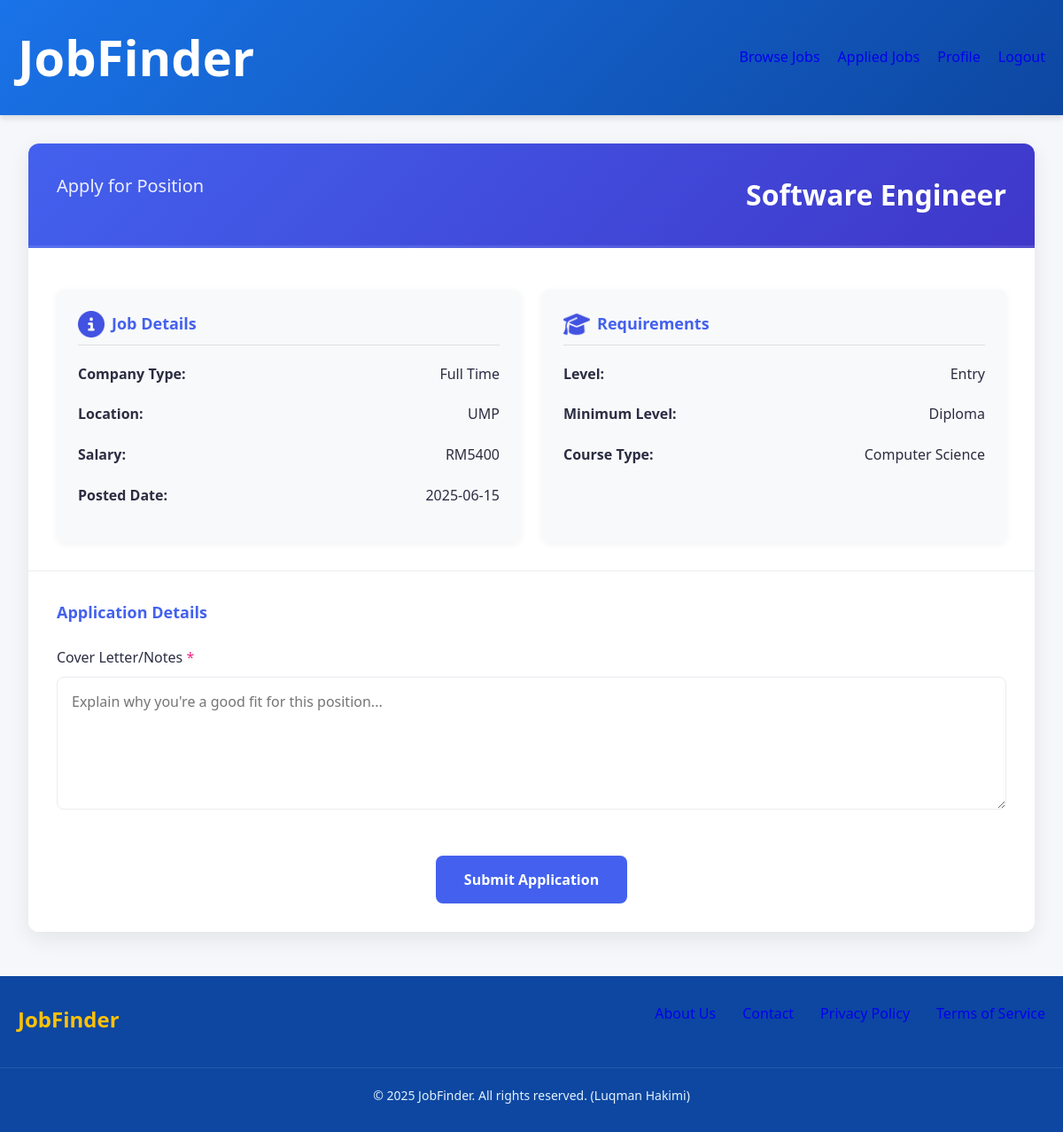
Screenshot of /Apply.php?job_id=1 (signed in) with the database file from the repository.
### tables this page shows
CREATE TABLE job_listing (
    ListingID int(20) NOT NULL PRIMARY KEY,
    Position varchar(100) NOT NULL,
    EmployerID varchar(20) NOT NULL,
    JbLV varchar(20) NOT NULL COMMENT 'Level for Applied Position(Entry, Intermediate etc)',
    MinLV varchar(20) NOT NULL COMMENT 'Minimum level of education(Diploma/GCSE)',
    CourseType varchar(50) NOT NULL COMMENT 'Course/Major Type(Science Com, Adminstration, Accounting, Busniess etc)',
    CType varchar(20) NOT NULL COMMENT 'Contract Type(Part Time, Full Time, Permanent)',
    Salary varchar(20) NOT NULL COMMENT 'Salary Range(Exp: 1499 - 2000)',
    Tags varchar(100) NOT NULL COMMENT 'Tags for SEO(Search Engine Optimization)',
    PostDate date NOT NULL COMMENT 'Date of Job Posted on',
    Location varchar(100) NOT NULL COMMENT 'Location of Job Position',
    Status varchar(20) NOT NULL,
    FOREIGN KEY (EmployerID) REFERENCES `employer`(Email)
);

### Apply.php (the view, shortened to what this page needs)
<?php
    include("control.php");
    $job_id = isset($_GET['job_id']) ? intval($_GET['job_id']) : 0;
    $job = null;
    $query = "SELECT * FROM job_listing WHERE ListingID = ?";
    $stmt = mysqli_prepare($conn, $query);
    mysqli_stmt_bind_param($stmt, "i", $job_id);
    mysqli_stmt_execute($stmt);
    $result = mysqli_stmt_get_result($stmt);
    if ($result && mysqli_num_rows($result) > 0) {
        $job = mysqli_fetch_assoc($result);
    } else {
        echo "<script>alert('Job not found.'); window.location.href='Listing.php';</script>";
        exit;
    }
?>
<html lang="en">
<head>
    <link rel="stylesheet" href="css/viewApplicants.css">
    <link rel="stylesheet" href="css/Apply.css">
</head>
<body>
    <header>
        <div class="header-container" style="display: flex; justify-content: space-between; width: 100%; padding: 0 20px; align-items:center;">
            <div class="logo">
                <h1>JobFinder</h1>
            </div>
            <nav style="display: flex; justify-content: space-between;">
                <ul style="display: flex; justify-content: space-between; gap:20px;">
                    <li><a href="Listing.php" class="active">Browse Jobs</a></li>
                    <li><a href="Applied.php">Applied Jobs</a></li>
                    <li><a href="Profile.php">Profile</a></li>
                    <li><a href="Login.php">Logout</a></li>
                </ul>
            </nav>
        </div>
    </header>
    <main class="main-content">
        <?php if ($job): ?>
        <div class="apply-container">
            <div class="job-header">
                <h2>Apply for Position</h2>
                <h1><?php echo htmlspecialchars($job['Position']); ?></h1>
            </div>
            <div class="job-details">
                <div class="detail-card">
                    <h3><img src="Assets/Image/info.png" alt="Info Icon" height="30px" width="30px">Job Details</h3>
                    <ul>
                        <li><strong>Company Type:</strong> <?php echo htmlspecialchars($job['CType']); ?></li>
                        <li><strong>Location:</strong> <?php echo htmlspecialchars($job['Location']); ?></li>
                        <li><strong>Salary:</strong> RM<?php echo htmlspecialchars($job['Salary']); ?></li>
                        <li><strong>Posted Date:</strong> <?php echo htmlspecialchars($job['PostDate']); ?></li>
                    </ul>
                </div>
                <div class="detail-card">
                    <h3><img src="Assets/Image/hat.png" alt="Graduate Hat Icon" height="30px" width="30px">Requirements</h3>
                    <ul>
                        <li><strong>Level:</strong> <?php echo htmlspecialchars($job['JbLV']); ?></li>
                        <li><strong>Minimum Level:</strong> <?php echo htmlspecialchars($job['MinLV']); ?></li>
                        <li><strong>Course Type:</strong> <?php echo htmlspecialchars($job['CourseType']); ?></li>
                    </ul>
                </div>
            </div>
            <form class="application-form" name="applyForm" onsubmit="return validateForm();" method="post">
                <h3>Application Details</h3>
                <div class="form-group">
                    <label for="notes">Cover Letter/Notes <span class="required">*</span></label>
                    <textarea id="notes" name="notes" placeholder="Explain why you're a good fit for this position..." required></textarea>
                    <div id="note-error" class="error-message"></div>
                </div>
                <button type="submit" class="submit-btn">Submit Application</button>
            </form>
        </div>
        <?php endif; ?>
    </main>
    <footer>
        <div class="footer-container">
            <div class="footer-content">
                <div class="footer-logo">
                    <span>JobFinder</span>
                </div>
                <div class="footer-links">
                    <a href="#">About Us</a>
                    <a href="#">Contact</a>
                    <a href="#">Privacy Policy</a>
                    <a href="#">Terms of Service</a>
                </div>
            </div>
            <div class="copyright">
                <p>&copy; 2025 JobFinder. All rights reserved. (Luqman Hakimi)</p>
            </div>
        </div>
    </footer>
</body>
</html>

### CSS/viewApplicants.css (style rules this page uses)
* { margin: 0; padding: 0; box-sizing: border-box; font-family: "Segoe UI", Tahoma, Geneva, Verdana, sans-serif; }
body { background-color: #f5f7fa; color: #333; line-height: 1.6; }
a { text-decoration: none; }
header { background: linear-gradient(135deg, #1a73e8, #0d47a1); color: white; padding: 20px 0; box-shadow: 0 4px 6px rgba(0, 0, 0, 0.1); }
.logo { font-size: 28px; font-weight: bold; display: flex; align-items: center; }
footer { background-color: #0d47a1; color: white; padding: 30px 0; margin-top: 50px; }
.footer-content { display: flex; justify-content: space-between; max-width: 1200px; margin: 0 auto; padding: 0 20px; }
.footer-logo { font-size: 24px; font-weight: bold; margin-bottom: 15px; }
.footer-logo span { color: #ffc107; }
.footer-links { display: flex; gap: 30px; }
.copyright { text-align: center; padding-top: 20px; border-top: 1px solid rgba(255, 255, 255, 0.1); margin-top: 20px; color: #e3f2fd; font-size: 14px; }
li { list-style-type: none; }
.job-header { display: flex; justify-content: space-between; align-items: flex-start; margin-bottom: 15px; gap: 10px; }

### css/Apply.css (style rules this page uses)
* { margin: 0; padding: 0; box-sizing: border-box; }
body { font-family: 'Segoe UI', Tahoma, Geneva, Verdana, sans-serif; background-color: #f5f7fa; color: #2b2d42; line-height: 1.6; background-image: url('../Assets/Image/bg2.jpg'); background-size: cover; background-position: center; background-repeat: no-repeat; background-attachment: fixed; min-height: 100vh; }
body::before { content: ""; position: fixed; top: 0; left: 0; right: 0; bottom: 0; z-index: -1; pointer-events: none; }
.main-content { max-width: 1200px; margin: 32px auto; padding: 0 32px; position: relative; z-index: 1; }
.apply-container { background: white; border-radius: 12px; box-shadow: 0 8px 24px rgba(0, 0, 0, 0.08); overflow: hidden; margin: 32px 0; }
.job-header { background: linear-gradient(135deg, #4361ee, #3f37c9); color: white; padding: 32px; text-align: center; border-bottom: 3px solid rgba(255,255,255,0.1); }
.job-header h2 { font-size: 20px; font-weight: 500; margin-bottom: 8px; opacity: 0.9; }
.job-header h1 { font-size: 32px; margin-bottom: 0; }
.job-details { display: grid; grid-template-columns: repeat(auto-fit, minmax(300px, 1fr)); gap: 24px; padding: 32px; background: white; }
.detail-card { background: #f8f9fa; border-radius: 8px; padding: 24px; box-shadow: 0 2px 8px rgba(0,0,0,0.05); }
.detail-card h3 { display: flex; align-items: center; gap: 8px; color: #4361ee; margin-bottom: 16px; font-size: 18px; border-bottom: 1px solid rgba(0,0,0,0.1); padding-bottom: 8px; }
.detail-card ul { list-style: none; }
.detail-card li { margin-bottom: 12px; display: flex; justify-content: space-between; padding: 4px 0; }
.detail-card li strong { color: #2b2d42; margin-right: 16px; min-width: 120px; }
.application-form { padding: 32px; background: white; border-top: 1px solid #e9ecef; }
.application-form h3 { display: flex; align-items: center; gap: 8px; color: #4361ee; margin-bottom: 24px; font-size: 18px; }
.form-group { margin-bottom: 24px; }
.form-group label { display: block; margin-bottom: 8px; font-weight: 500; color: #2b2d42; }
.required { color: #f72585; }
.form-group textarea { width: 100%; min-height: 150px; padding: 16px; border: 1px solid #e9ecef; border-radius: 8px; font-family: inherit; font-size: 16px; resize: vertical; transition: border-color 0.3s, box-shadow 0.3s; }
.submit-btn { background: #4361ee; color: white; border: none; padding: 16px 32px; border-radius: 8px; font-size: 16px; font-weight: 600; cursor: pointer; display: flex; align-items: center; gap: 12px; margin: 0 auto; transition: all 0.3s ease; }
.error-message { color: #f72585; font-size: 14px; margin-top: 8px; min-height: 20px; }

### rows the page displays
job_listing: Position "Software Engineer", CType "Full Time", Location "UMP", Salary "5400", PostDate "2025-06-15", JbLV "Entry", MinLV "Diploma", CourseType "Computer Science"
